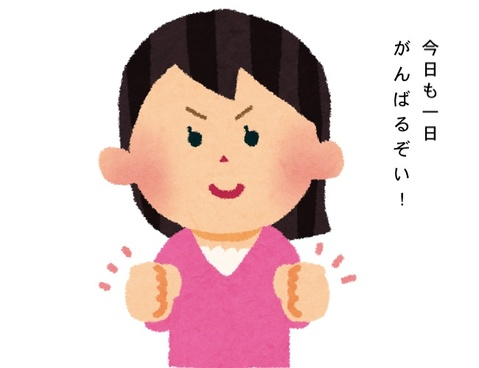
#> input picture 4koma/4komaya/frame/volume1/000/0.jpg, 479 x 368 px, shrunk from 650 x 500 before the run
$ python -i split_frame.py   (imports and definitions only)   (older library calls are emulated)
#> lines starting #> are read from the running program, lines starting #| are printed output that depends on the picture; after the words box and inside, x2 and y2 are one past the last pixel; in counts of white or black regions, pixels touching at a corner belong together

# coding: utf-8

import sys
import cv2
import numpy as np
from argparse import ArgumentParser
from subprocess import Popen
from pathlib import Path
from functools import cmp_to_key
from tqdm import tqdm


def parser():
    usage = f'Usage: python {__file__} [src_pdf] [series_dir] [-v volume] [--help]'
    argparser = ArgumentParser(usage=usage)
    argparser.add_argument('src_pdf', type=str,
                           help='source pdf file')
    argparser.add_argument('-v', '--volume', type=int,
                           help='the number of volume for source pdf')
    argparser.add_argument('series_dir', type=str,
                           help='directory of the series files')
    args = argparser.parse_args()
    return args.src_pdf, args.series_dir, args.volume


def pdf2jpegs(pdf_path: Path, series_path: Path, volume_num: int):
    if not pdf_path.is_file():
        raise Exception('The pdf file is not exist')
    dir = Path(f'{series_path}/original/volume{volume_num}')
    if not dir.is_dir():
        dir.mkdir(parents=True)
    command = f'pdfimages -j {pdf_path} {dir}/{volume_num}'
    popen = Popen(command, shell=True)
    popen.wait()


def apply_adaptive_threshold(image, radius=15, C=5):
    gray = cv2.cvtColor(image, cv2.COLOR_BGR2GRAY)
    return cv2.adaptiveThreshold(gray, 255, cv2.ADAPTIVE_THRESH_GAUSSIAN_C, cv2.THRESH_BINARY_INV, 2 * radius + 1, C)


def find_external_contours(thresh):
    _, contours, hierarchy = cv2.findContours(
        thresh, cv2.RETR_EXTERNAL, cv2.CHAIN_APPROX_SIMPLE)
    external_num = hierarchy.shape[1] if hierarchy is not None else 0
    return contours[0:external_num]


def extract_rects_from_controus(contours, min_perimeter, max_perimeter):
    frames = []

    for contour in contours:
        frame = cv2.minAreaRect(contour)
        center, size, angle = frame
        # 縦・横が逆になっている場合、90度回転させる
        if angle < -45:
            size = tuple(reversed(size))
            angle = angle + 90
        w, h = size
        perimeter = 2 * (w + h)
        if min_perimeter < perimeter < max_perimeter and abs(angle) < 3.0 and 0.1 <= min(w, h) / max(w, h) <= 1.0:
            frames.append((center, (w + 2, h + 2), angle))  # パディングを加える
    return frames


def cmp_frame(tolerance):
    def _cmp(lhs, rhs):
        return (lhs > rhs) - (lhs < rhs)

    def _cmp_frame(lhs, rhs):
        if lhs[0] == rhs[0]:
            return 0
        x1, y1 = lhs[0]
        x2, y2 = rhs[0]
        if abs(x1 - x2) < tolerance:
            return _cmp(y1, y2)
        else:
            return _cmp(x2, x1)

    return _cmp_frame


def cut_frame(image, rect):
    center, size, angle = rect
    size = int(np.round(size[0])), int(np.round(size[1]))
    box = cv2.boxPoints(rect)
    M = cv2.getAffineTransform(np.float32(box[1:4]),  np.float32(
        [[0, 0], [size[0], 0], [size[0], size[1]]]))
    return cv2.warpAffine(image, M, size)


def cut_frames(image):
    height, width, ch = image.shape

    # 二値化
    thresh = apply_adaptive_threshold(image)

    # 一番外側の輪郭wだけを抽出
    contours = find_external_contours(thresh)

    # 抽出した輪郭からコマの四角形だけを取り出す
    min_perimeter, max_perimeter = (
        width + height) * 0.25,  (width + height) * 1.5
    rects = extract_rects_from_controus(contours, min_perimeter, max_perimeter)

    # 抽出した四角形をソートする
    tolerance = width / 3 if width < height else width / 6
    rects = sorted(rects, key=cmp_to_key(cmp_frame(tolerance)))
    # コマの部分の画像を切り出す
    frames = []
    for rect in rects:
        frame = cut_frame(image, rect)
        frames.append(frame)
    return frames


def split_page_to_frame(original_path: Path, series_path: Path):
    for jpg in tqdm(list(original_path.glob('*.jpg'))):

        volume_num, page_num = jpg.stem.split('-')
        page_path = series_path / f'frame/volume{volume_num}/{page_num}'

        if not page_path.is_dir():
            page_path.mkdir(parents=True)

        image = cv2.imread(str(jpg))
        frames = cut_frames(image)
        for i, frame in enumerate(frames):
            # dst_path = os.path.join(page_dir, str(i + 1) + ext)
            output_frame_path = str(page_path / f'{i}.jpg')
            cv2.imwrite(output_frame_path, frame)


# [10 lines not run here, left out]

>>> import cv2
>>> picture = cv2.imread('../../4koma/4komaya/frame/volume1/000/0.jpg')
#> picture is the input picture: shape (368, 479, 3); mean B, G, R 204.1, 206, 228.2
>>> result = cut_frames(picture)
#> in apply_adaptive_threshold, `gray = cv2.cvtColor(image, cv2.COLOR_BGR2GRAY)`:
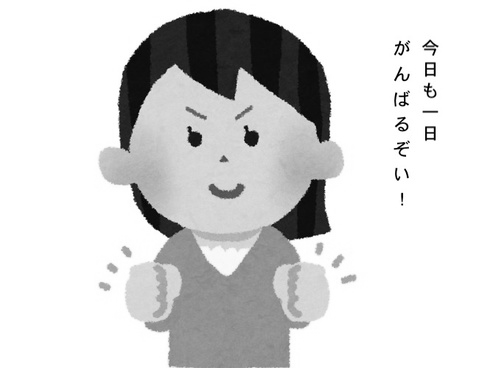
#> gray: shape (368, 479); min 0, max 255, mean 212.4
#> in apply_adaptive_threshold, `return cv2.adaptiveThreshold(gray, 255, cv2.ADAPTIVE_THRESH_GAUSSIAN_C..`:
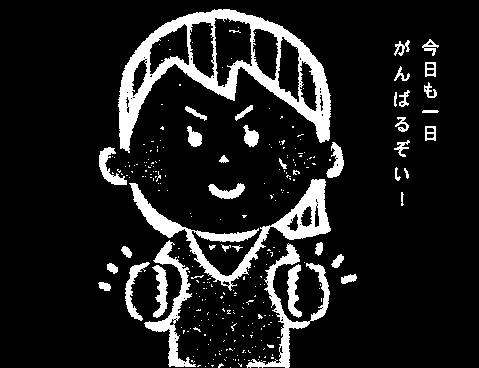
#> returned value: shape (368, 479); 11.7% white; 279 white regions (238 under 20 px)
#> in find_external_contours, `_, contours, hierarchy = cv2.findContours( thresh, cv2.RETR_EXTERNAL, ..`: contours = 267 contours, 234 with area under 20; largest, box (x1, y1, x2, y2) and area: (118, 9, 331, 153) 13920, (129, 179, 331, 291) 3966, (246, 243, 330, 368) 1562, (144, 240, 196, 367) 1284, (287, 264, 302, 318) 386
#> in find_external_contours, `external_num = hierarchy.shape[1] if hierarchy is not None else 0`: external_num = 267
#> the loop in extract_rects_from_controus, `for contour in contours:` made 267 passes
#> (contour, frame, angle, w, h, perimeter) on passes 9, 13, 14, 18, 21, 24, 25: ([[248, 360], [249, 360]], ((248.5, 360), (0, 1), -90), 0, 1, 0, 2), ([[238, 359], [238, 360]], ((238, 359.5), (1, 0), -90), 0, 0, 1, 2), ([[235, 359], [235, 360]], ((235, 359.5), (1, 0), -90), 0, 0, 1, 2), ([[271, 357], [271, 358], [273, 358], [273, 357]], ((272, 357.5), (1, 2), -90), 0, 2, 1, 6), ([[259, 356], [259, 357]], ((259, 356.5), (1, 0), -90), 0, 0, 1, 2), ([[272, 354], [272, 355]], ((272, 354.5), (1, 0), -90), 0, 0, 1, 2), ([[215, 354], [215, 355]], ((215, 354.5), (1, 0), -90), 0, 0, 1, 2)
#> (frame, angle, w, h, perimeter) on passes 1, 2, 7, 8, 10, 11: (((230, 367), (0, 0), -90), 0, 0, 0, 0), (((205, 366), (0, 0), -90), 0, 0, 0, 0), (((208, 363), (0, 0), -90), 0, 0, 0, 0), (((261, 360), (0, 0), -90), 0, 0, 0, 0), (((192.3, 360.9), (1.34, 3.13), -63.43), 26.57, 3.13, 1.34, 8.94), (((258, 359), (0, 0), -90), 0, 0, 0, 0)
#> after the loop in extract_rects_from_controus, `for contour in contours:`: frames = [((230.2, 235.4), (202, 111.2), -1.25), ((222.5, 77.84), (214.8, 140.4), -2.98)]
#> in cut_frames, `rects = extract_rects_from_controus(contours, min_perimeter, max_perim..`: rects has the same summary as frames in extract_rects_from_controus
#> in cut_frames, `rects = sorted(rects, key=cmp_to_key(cmp_frame(tolerance)))`: rects = [((222.5, 77.84), (214.8, 140.4), -2.98), ((230.2, 235.4), (202, 111.2), -1.25)]
#> the loop in cut_frames, `for rect in rects:` made 2 passes
#> (rect, size in cut_frame, angle in cut_frame, M in cut_frame) on pass 1: (((222.5, 77.84), (214.8, 140.4), -2.98), (215, 140), -2.98, [[0.999, -0.0521, -110.8], [0.0519, 0.996, -19.07]])
#> (rect, size in cut_frame, angle in cut_frame, box in cut_frame, M in cut_frame) on pass 2: (((230.2, 235.4), (202, 111.2), -1.25), (202, 111), -1.25, [[130.4, 293.2], [128, 182], [329.9, 177.6], [332.3, 288.8]], [[1, -0.0219, -124], [0.0218, 0.998, -184.5]])
#> pass 1, in cut_frames, `frame = cut_frame(image, rect)`:
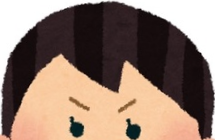
#> frame: shape (140, 215, 3); mean B, G, R 109.4, 122, 144.2
#> pass 2, in cut_frames, `frame = cut_frame(image, rect)`:
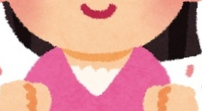
#> frame: shape (111, 202, 3); mean B, G, R 151.8, 157.6, 217.3
#> after the loop in cut_frames, `for rect in rects:`: frames = 2 items
#> result = 2 items

$ run again, on 4koma/4komaya/frame/volume1/001/1.jpeg
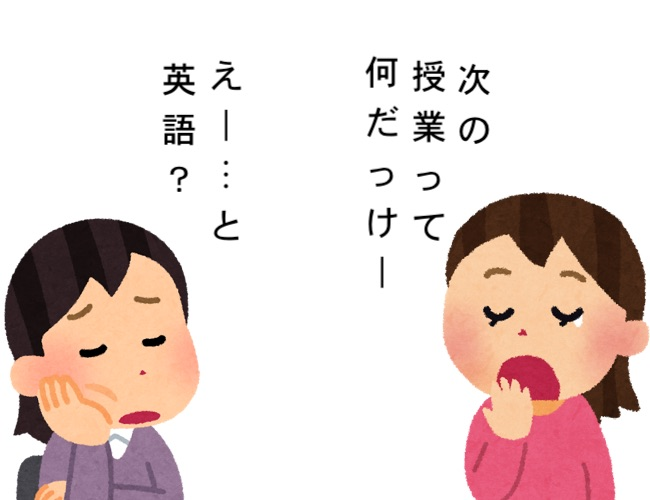
#> input picture 4koma/4komaya/frame/volume1/001/1.jpeg, 650 x 500 px
#> picture is the input picture: shape (500, 650, 3); mean B, G, R 208.4, 212.4, 228.7
#> in apply_adaptive_threshold, `return cv2.adaptiveThreshold(gray, 255, cv2.ADAPTIVE_THRESH_GAUSSIAN_C..`:
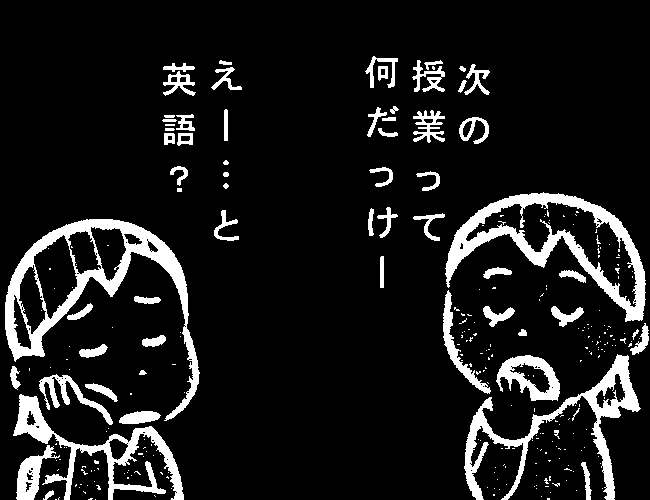
#> returned value: shape (500, 650); 10.6% white; 287 white regions (223 under 20 px)
#> in find_external_contours, `_, contours, hierarchy = cv2.findContours( thresh, cv2.RETR_EXTERNAL, ..`: contours = 248 contours, 196 with area under 20; largest, box (x1, y1, x2, y2) and area: (5, 219, 200, 421) 12142, (445, 192, 646, 322) 10988, (464, 354, 641, 500) 4384, (13, 394, 184, 500) 3643, (496, 355, 560, 401) 1784
#> external_num = 248
#> the loop in extract_rects_from_controus, `for contour in contours:` made 248 passes
#> (contour, frame, angle, w, h, perimeter) on passes 2, 3, 5, 8: ([[55, 499], [56, 499]], ((55.5, 499), (0, 1), -90), 0, 1, 0, 2), ([[547, 498], [547, 499], [549, 499], [549, 498]], ((548, 498.5), (1, 2), -90), 0, 2, 1, 6), ([[59, 497], [58, 498], [58, 499], [58, 498]], ((58.3, 497.9), (2.24, 0.447), -63.43), 26.57, 0.447, 2.24, 5.37), ([[493, 494], [493, 495], [494, 495], [494, 494]], ((493.5, 494.5), (1, 1), -90), 0, 1, 1, 4)
#> after the loop in extract_rects_from_controus, `for contour in contours:`: frames = [((552, 426.5), (178, 147), 0)]
#> the loop in cut_frames, `for rect in rects:` made 1 pass
#> (center in cut_frame, size in cut_frame, angle in cut_frame, box in cut_frame, M in cut_frame) on pass 1: ((552, 426.5), (178, 147), 0, [[463, 500], [463, 353], [641, 353], [641, 500]], [[1, 0, -463], [0, 1, -353]])
#> pass 1, in cut_frames, `frame = cut_frame(image, rect)`:
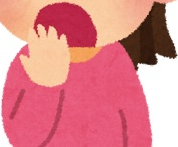
#> frame: shape (147, 178, 3); mean B, G, R 138.1, 132.3, 221.6
#> after the loop in cut_frames, `for rect in rects:`: frames = 1 item

$ run again, on 4koma/4komaya/frame/volume1/001/2.jpeg
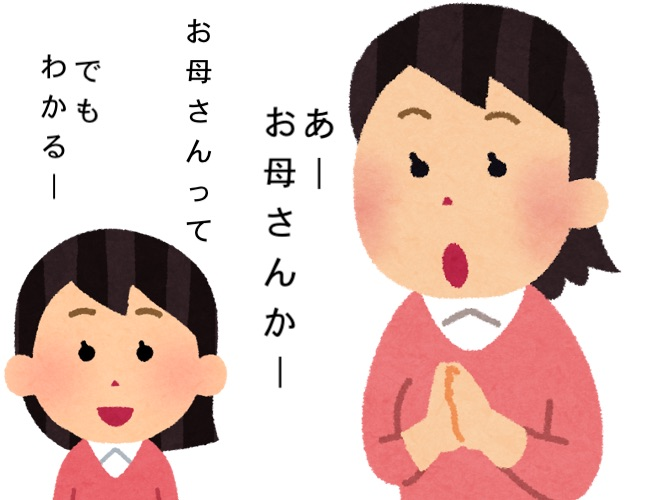
#> input picture 4koma/4komaya/frame/volume1/001/2.jpeg, 650 x 500 px
#> picture is the input picture: shape (500, 650, 3); mean B, G, R 184.8, 192.4, 219.8
#> in apply_adaptive_threshold, `return cv2.adaptiveThreshold(gray, 255, cv2.ADAPTIVE_THRESH_GAUSSIAN_C..`:
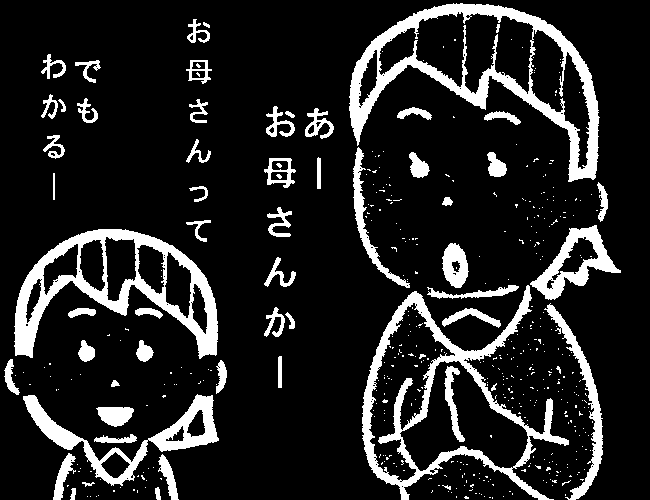
#> returned value: shape (500, 650); 13.9% white; 474 white regions (414 under 20 px)
#> in find_external_contours, `_, contours, hierarchy = cv2.findContours( thresh, cv2.RETR_EXTERNAL, ..`: contours = 380 contours, 328 with area under 20; largest, box (x1, y1, x2, y2) and area: (362, 285, 569, 500) 20493, (349, 3, 600, 182) 19956, (14, 229, 218, 359) 13028, (23, 394, 219, 486) 4352, (530, 225, 621, 300) 2849
#> external_num = 380
#> the loop in extract_rects_from_controus, `for contour in contours:` made 380 passes
#> (contour, frame, angle, w, h, perimeter) on passes 1, 2, 6: ([[492, 497], [492, 498]], ((492, 497.5), (1, 0), -90), 0, 0, 1, 2), ([[489, 497], [490, 497]], ((489.5, 497), (0, 1), -90), 0, 1, 0, 2), ([[456, 496], [456, 497]], ((456, 496.5), (1, 0), -90), 0, 0, 1, 2)
#> after the loop in extract_rects_from_controus, `for contour in contours:`: frames = [((120.6, 439.7), (196.8, 92.55), -0.339), ((465, 392), (208, 216), 0), ((115.7, 293.2), (205.1, 130.6), 0.339)]
#> in cut_frames, `rects = extract_rects_from_controus(contours, min_perimeter, max_perim..`: rects has the same summary as frames in extract_rects_from_controus
#> in cut_frames, `rects = sorted(rects, key=cmp_to_key(cmp_frame(tolerance)))`: rects = [((465, 392), (208, 216), 0), ((115.7, 293.2), (205.1, 130.6), 0.339), ((120.6, 439.7), (196.8, 92.55), -0.339)]
#> the loop in cut_frames, `for rect in rects:` made 3 passes
#> (rect, size in cut_frame, angle in cut_frame, M in cut_frame) on passes 2 to 3: (((115.7, 293.2), (205.1, 130.6), 0.339), (205, 131), 0.339, [[1, 0.00591, -14.92], [-0.00594, 1, -228]]), (((120.6, 439.7), (196.8, 92.55), -0.339), (197, 93), -0.339, [[1, -0.00592, -19.66], [0.00595, 1, -396.1]])
#> pass 3, in cut_frames, `frame = cut_frame(image, rect)`:
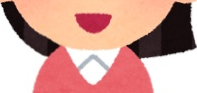
#> frame: shape (93, 197, 3); mean B, G, R 150.3, 159.6, 208.3
#> after the loop in cut_frames, `for rect in rects:`: frames = 3 items

$ run again, on 4koma/4komaya/frame/volume1/002/0.jpeg
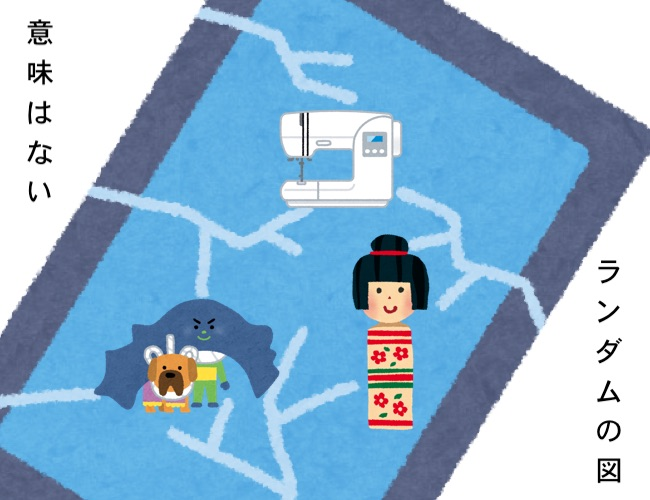
#> input picture 4koma/4komaya/frame/volume1/002/0.jpeg, 650 x 500 px
#> picture is the input picture: shape (500, 650, 3); mean B, G, R 210.3, 181.8, 144.4
#> in apply_adaptive_threshold, `gray = cv2.cvtColor(image, cv2.COLOR_BGR2GRAY)`:
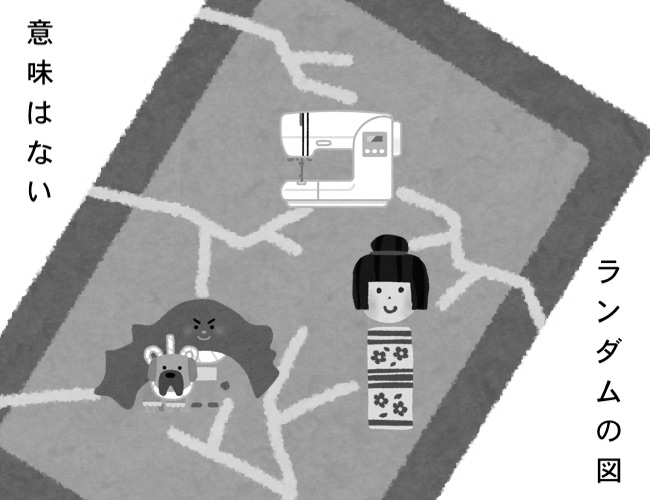
#> gray: shape (500, 650); min 0, max 255, mean 173.8
#> in apply_adaptive_threshold, `return cv2.adaptiveThreshold(gray, 255, cv2.ADAPTIVE_THRESH_GAUSSIAN_C..`:
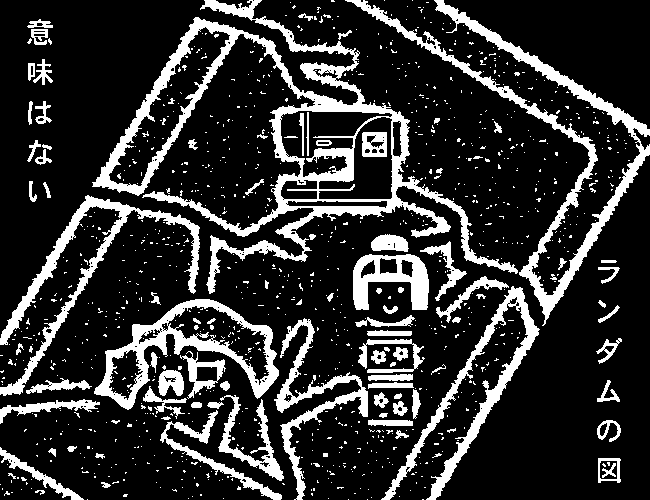
#> returned value: shape (500, 650); 19% white; 1037 white regions (937 under 20 px)
#> in find_external_contours, `_, contours, hierarchy = cv2.findContours( thresh, cv2.RETR_EXTERNAL, ..`: contours = 947 contours, 875 with area under 20; largest, box (x1, y1, x2, y2) and area: (92, 0, 518, 294) 28176, (94, 299, 279, 410) 8358, (345, 0, 650, 326) 7007, (0, 195, 200, 396) 3972, (381, 286, 540, 500) 3666
#> external_num = 947
#> the loop in extract_rects_from_controus, `for contour in contours:` made 947 passes
#> (contour, frame, angle, w, h, perimeter) on passes 1, 11, 13, 14: ([[422, 499], [423, 499]], ((422.5, 499), (0, 1), -90), 0, 1, 0, 2), ([[200, 494], [200, 495], [201, 495], [201, 494]], ((200.5, 494.5), (1, 1), -90), 0, 1, 1, 4), ([[354, 493], [355, 493]], ((354.5, 493), (0, 1), -90), 0, 1, 0, 2), ([[311, 493], [311, 494], [312, 495], [312, 493]], ((311.5, 494), (2, 1), -90), 0, 1, 2, 6)
#> after the loop in extract_rects_from_controus, `for contour in contours:`: frames = []
